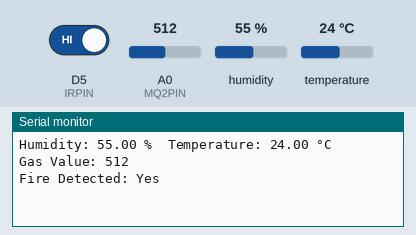
The sketch below on a simulated ESP8266 (NodeMCU). Shown: the last lines printed to the serial monitor. The test bench sets the inputs (shaded band); at power-on: D5 (IRPIN) HIGH, humidity 55 %, A0 (MQ2PIN) = 512, temperature 24 °C. WiFi joins after 1.5 s; servers stay silent unless stated.

Above: at 3.0 s.
3.1 s: D5 (IRPIN) driven LOW
At 4.7 s:
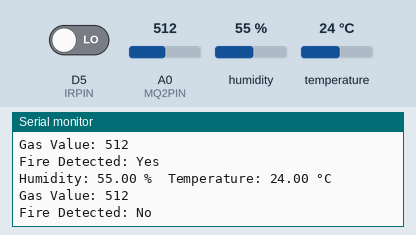
7.4 s: humidity set to 22 %
At 9.3 s:
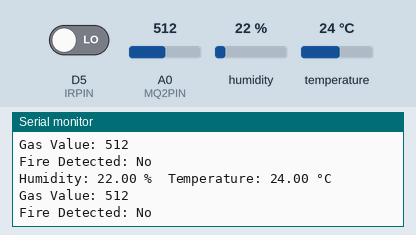
10.1 s: A0 (MQ2PIN) set to 716
At 12.6 s:
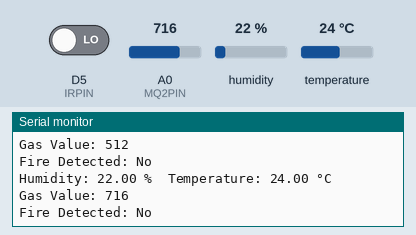
12.8 s: temperature set to 12 °C
At 14.5 s:
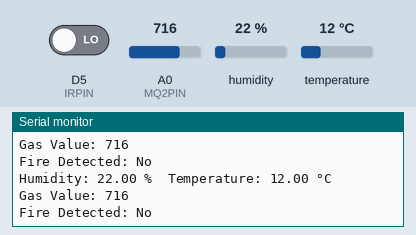
15.5 s: A0 (MQ2PIN) set to 900
At 17.4 s:
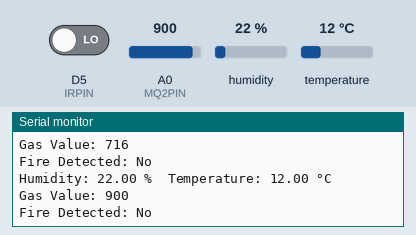
18.2 s: humidity set to 40 %
At 20.9 s:
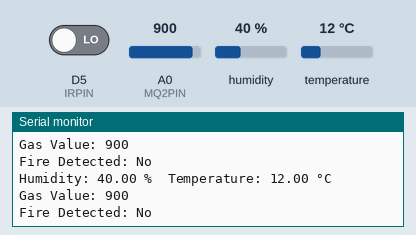
Timing chart, 0 to 21.9 s (numbered marks = the images above; inputs shaded):
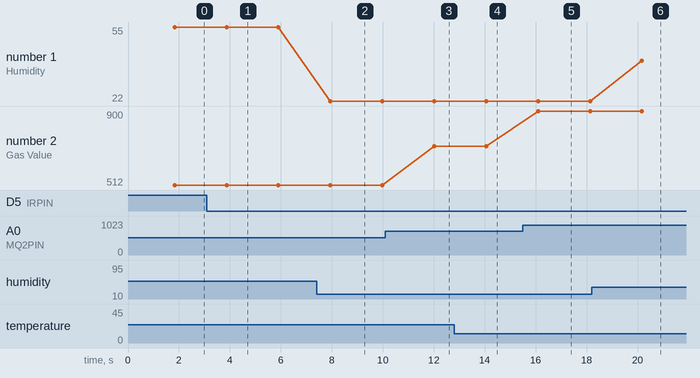

Measured:
- after the input at 3.1 s, the serial monitor: prints a new line after 0.77 s (image 1)
- after the input at 7.4 s, the serial monitor: prints a new line after 0.54 s (image 2)
- after the input at 10.1 s, the serial monitor: prints a new line after 1.9 s (image 3)
- after the input at 12.8 s, the serial monitor: prints a new line after 1.3 s (image 4)
- after the input at 15.5 s, the serial monitor: prints a new line after 0.59 s (image 5)
- after the input at 18.2 s, the serial monitor: prints a new line after 2.0 s (image 6)
- plotted number 1: 55 → 22 after the input at 7.4 s, 22 → 40 after the input at 18.2 s
- plotted number 2: 512 → 716 after the input at 10.1 s, 716 → 900 after the input at 15.5 s

The sketch:

sensor.ino
```cpp
#include <ESP8266WiFi.h>
#include <BlynkSimpleEsp8266.h>
#include <DHT.h>

#define DHTPIN D2           // DHT11 data pin is connected to GPIO2
#define DHTTYPE DHT11       // DHT11 sensor type
#define MQ2PIN A0           // MQ2 sensor analog pin is connected to A0
#define IRPIN D5            // IR sensor pin is connected to GPIO5

char auth[] = "YourAuthToken"; // Blynk authentication token
char ssid[] = "YourWiFiSSID";  // Your WiFi SSID
char pass[] = "YourWiFiPass";  // Your WiFi password

DHT dht(DHTPIN, DHTTYPE);

void setup() {
  Serial.begin(9600);
  Blynk.begin(auth, ssid, pass);
  dht.begin();
  pinMode(IRPIN, INPUT);
}

void loop() {
  float humidity = dht.readHumidity();   // Read humidity
  float temperature = dht.readTemperature(); // Read temperature in Celsius
  int gasValue = analogRead(MQ2PIN);   // Read MQ2 sensor value
  bool fireDetected = digitalRead(IRPIN); // Read IR sensor value (1 if fire detected, 0 otherwise)

  // Print sensor values to serial monitor
  Serial.print("Humidity: ");
  Serial.print(humidity);
  Serial.print(" %\t");
  Serial.print("Temperature: ");
  Serial.print(temperature);
  Serial.println(" °C");

  Serial.print("Gas Value: ");
  Serial.println(gasValue);

  Serial.print("Fire Detected: ");
  Serial.println(fireDetected ? "Yes" : "No");

  // Send sensor values to Blynk app
  Blynk.virtualWrite(V1, humidity);
  Blynk.virtualWrite(V2, temperature);
  Blynk.virtualWrite(V3, gasValue);

  // Convert gas value to parts per million (PPM)
  float ppm = (float)gasValue / 1024.0 * 5.0;
  // Send gas values to Blynk app
  Blynk.virtualWrite(V4, ppm); // Send ppm value

  delay(2000);  // Delay for 2 seconds
}
```
